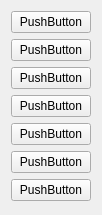
<?xml version="1.0" encoding="UTF-8"?>
<ui version="4.0">
 <class>VehicleTypeMenu</class>
 <widget class="QWidget" name="VehicleTypeMenu">
  <property name="geometry">
   <rect>
    <x>0</x>
    <y>0</y>
    <width>93</width>
    <height>215</height>
   </rect>
  </property>
  <property name="windowTitle">
   <string>Form</string>
  </property>
  <layout class="QVBoxLayout" name="verticalLayout">
   <item>
    <widget class="QPushButton" name="pushButton">
     <property name="text">
      <string>PushButton</string>
     </property>
    </widget>
   </item>
   <item>
    <widget class="QPushButton" name="pushButton_2">
     <property name="text">
      <string>PushButton</string>
     </property>
    </widget>
   </item>
   <item>
    <widget class="QPushButton" name="pushButton_3">
     <property name="text">
      <string>PushButton</string>
     </property>
    </widget>
   </item>
   <item>
    <widget class="QPushButton" name="pushButton_4">
     <property name="text">
      <string>PushButton</string>
     </property>
    </widget>
   </item>
   <item>
    <widget class="QPushButton" name="pushButton_5">
     <property name="text">
      <string>PushButton</string>
     </property>
    </widget>
   </item>
   <item>
    <widget class="QPushButton" name="pushButton_6">
     <property name="text">
      <string>PushButton</string>
     </property>
    </widget>
   </item>
   <item>
    <widget class="QPushButton" name="pushButton_7">
     <property name="text">
      <string>PushButton</string>
     </property>
    </widget>
   </item>
  </layout>
 </widget>
 <resources/>
 <connections/>
</ui>
